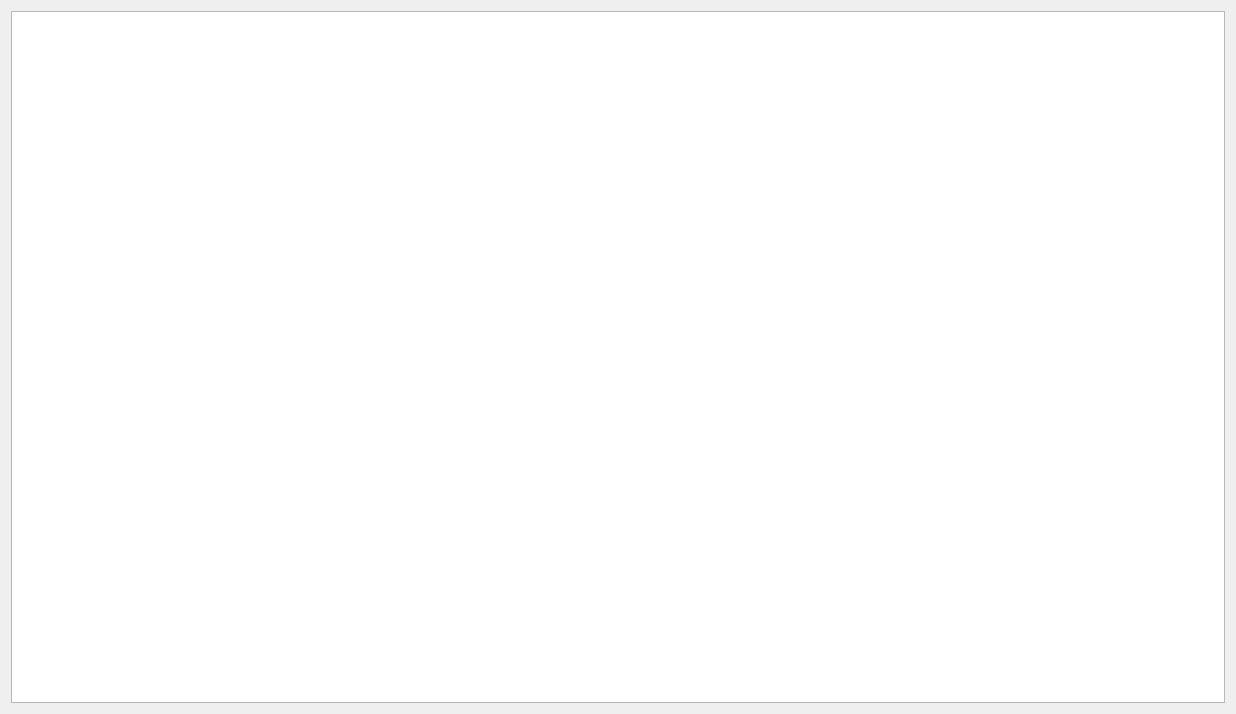
<?xml version="1.0" encoding="UTF-8"?>
<ui version="4.0">
 <class>Form</class>
 <widget class="QWidget" name="Form">
  <property name="geometry">
   <rect>
    <x>0</x>
    <y>0</y>
    <width>1236</width>
    <height>714</height>
   </rect>
  </property>
  <property name="windowTitle">
   <string>XEM CAMERA</string>
  </property>
  <property name="windowIcon">
   <iconset>
    <normaloff>assets/logo_congty-Photoroom.png</normaloff>assets/logo_congty-Photoroom.png</iconset>
  </property>
  <layout class="QVBoxLayout" name="verticalLayout">
   <item>
    <widget class="QGraphicsView" name="graphicsView"/>
   </item>
  </layout>
 </widget>
 <resources/>
 <connections/>
</ui>
